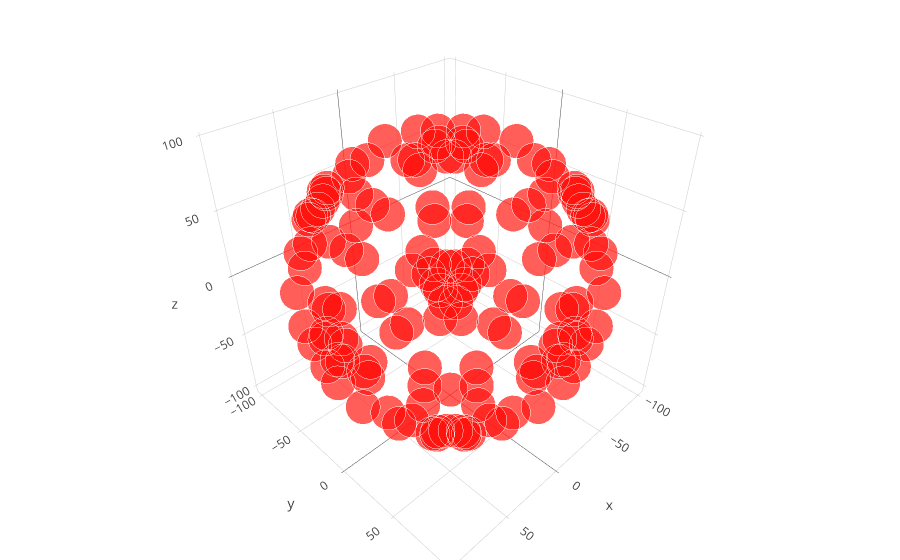

Here is the notebook cell this chart was saved with:
### Code cell
# Creating the sphere by calling make_sphere function
x,y,z = make_sphere(100)

# Creating the Scatter3d trace using x,y,z
trace1 = go.Scatter3d(
    x=x,
    y=y,
    z=z,
    mode='markers',
    marker=dict(
        size=12,
        color='rgba(255, 15, 10, 0.85)',
        line=dict(
            color='rgba(255, 255, 255, 0.14)',
            width=0.5
        ),
        opacity=0.8
    )
)

# Defining layout
layout = go.Layout(
    margin=dict(
        l=0,
        r=0,
        b=0,
        t=0
    )
)

# Creating Figure object
fig = go.Figure(data=[trace1], layout=layout)

# Visualizing the plot
ofl.iplot(fig, filename='Spherical 3D scatter')

### Figure 1 — Plotly figure (JSON) as saved in the notebook; plotly's stock layout.template omitted (floating-point values rounded to 4 significant figures; data arrays with more than 128 entries replaced by an {"elided": "..."} marker saying what was removed)
{"data": [{"marker": {"color": "rgba(255, 15, 10, 0.85)", "line": {"color": "rgba(255, 255, 255, 0.14)", "width": 0.5}, "opacity": 0.8, "size": 12}, "mode": "markers", "type": "scatter3d", "uid": "451e39a2-9efc-11e8-aa9c-a434d94813f3", "x": {"elided": "147 int values"}, "y": {"elided": "147 int values"}, "z": {"elided": "147 int values"}}], "layout": {"margin": {"b": 0, "l": 0, "r": 0, "t": 0}}}
